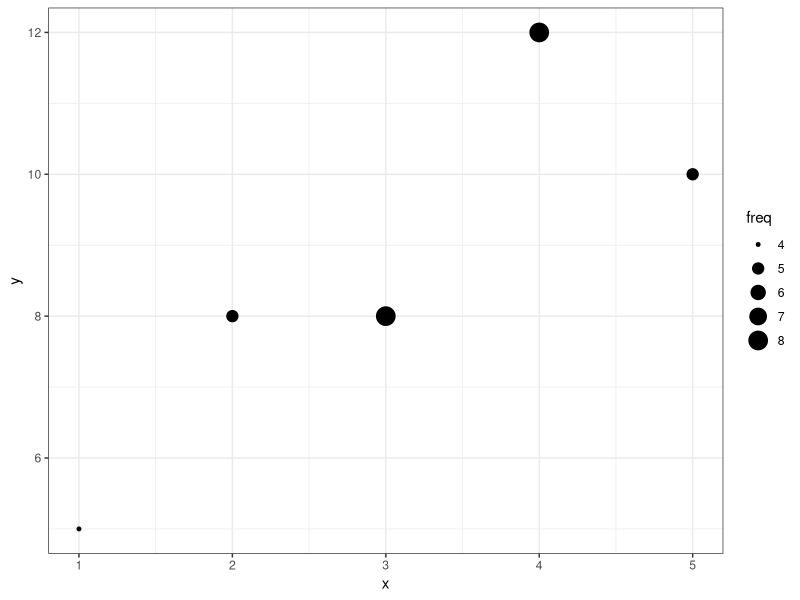

Source code (R):
## ---- chunk 1
suppressMessages(local({
  library(dplyr)
  library(ggplot2)
  library(survey)
  library(knitr)
  library(tidyr)
  library(broom)
}))
## ---- chunk 2
set.seed(666)

N <- 30 # number of observations

# Aggregated data
aggregated <- data.frame(x=1:5) %>%
  mutate( y = round(2 * x + 2 + rnorm(length(x)) ),
          freq = as.numeric(table(sample(1:5, N, replace=TRUE, prob=c(.3, .4, .5, .4, .3))))
          )
aggregated

# Disaggregated data
individuals <- aggregated[ rep(1:5, aggregated$freq) , c("x", "y") ]
## ---- chunk 3
ggplot(aggregated, aes(x=x, y=y, size=freq)) + geom_point() + theme_bw()
## ---- chunk 4

models <- list( 
               ind_lm = lm(y ~ x, data=individuals),
               raw_agg = lm( y ~ x, data=aggregated),
               ind_svy_glm = svyglm(y~x, design=svydesign(id=~1, data=individuals),
                                 family=gaussian() ),
               ind_glm = glm(y ~ x, family=gaussian(), data=individuals),
               wei_lm = lm(y ~ x, data=aggregated, weight=freq),
               wei_glm = glm(y ~ x, data=aggregated, family=gaussian(), weight=freq),
               svy_glm = svyglm(y ~ x, design=svydesign(id=~1, weights=~freq, data=aggregated),
                                family=gaussian())
               )
## ---- chunk 5
results <- do.call("rbind", lapply( names(models), function(n) cbind(model=n, tidy(models[[n]])) )) %>%
                                      gather(stat, value, -model, -term)
## ---- chunk 6
results %>% filter(stat=="estimate") %>% 
  select(model, term, value) %>%
  spread(term, value)
## ---- chunk 7
# Standard Errors
results %>% filter(stat=="std.error") %>%
  select(model, term, value) %>%
  spread(term, value)

# p-values
results %>% filter(stat=="p.value") %>%
  mutate(p=format.pval(value)) %>%
  select(model, term, p) %>%
  spread(term, p)
## ---- chunk 8
models$wei_lm_fixed <- models$wei_lm
models$wei_lm_fixed$df.residual <- with(models$wei_lm_fixed, sum(weights) - length(coefficients))
  
results <- do.call("rbind", lapply( names(models), function(n) cbind(model=n, tidy(models[[n]])) )) %>%
                                      gather(stat, value, -model, -term)

# Coefficients
results %>% filter(stat=="estimate") %>% 
  select(model, term, value) %>%
  spread(term, value)

# Standard Errors
results %>% filter(stat=="std.error") %>%
  select(model, term, value) %>%
  spread(term, value)
## ---- chunk 9
N <- 10^4 # number of observations

# Aggregated data
big_aggregated <- data.frame(x=1:5) %>%
  mutate( y = round(2 * x + 2 + rnorm(length(x)) ),
          freq = as.numeric(table(sample(1:5, N, replace=TRUE, prob=c(.3, .4, .5, .4, .3))))
          )

# Disaggregated data
big_individuals <- aggregated[ rep(1:5, big_aggregated$freq) , c("x", "y") ]
## ---- chunk 10
library(microbenchmark)

speed <- microbenchmark(
  big_individual = lm(y ~ x, data=big_individuals),
  big_aggregated = lm(y ~ x, data=big_aggregated, weights=freq)
)

speed %>% group_by(expr) %>% summarise(median=median(time / 1000)) %>%
  mutate( ratio = median / median[1])
